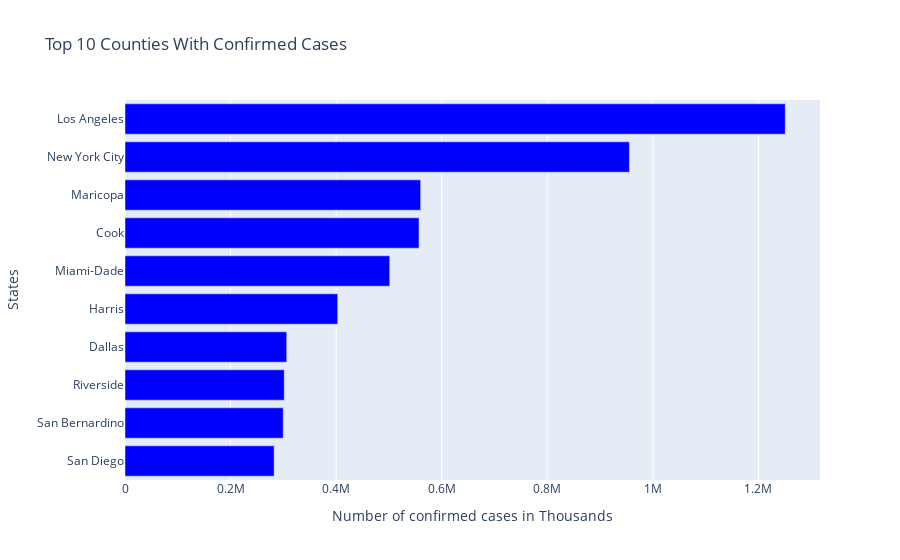

Notebook code for this chart:
### Code cell
top_10_confirmed_states = cases.sort_values('cases', ascending=False)[:10]
horizontal_bar_chart(top_10_confirmed_states,top_10_confirmed_states.cases, top_10_confirmed_states.index,
            'Top 10 Counties With Confirmed Cases', 'Number of confirmed cases in Thousands','States','blue')

### Figure 1 — Plotly figure (JSON) as saved in the notebook; plotly's stock layout.template omitted (floating-point values rounded to 4 significant figures)
{"data": [{"alignmentgroup": "True", "hovertemplate": "Number of confirmed cases in Thousands=%{x}<br>States=%{y}<extra></extra>", "legendgroup": "", "marker": {"color": "blue", "pattern": {"shape": ""}}, "name": "", "offsetgroup": "", "orientation": "h", "showlegend": false, "textposition": "auto", "type": "bar", "x": [1250908, 955649, 560181, 557001, 501540, 403019, 306417, 301706, 299763, 282562], "xaxis": "x", "y": ["Los Angeles", "New York City", "Maricopa", "Cook", "Miami-Dade", "Harris", "Dallas", "Riverside", "San Bernardino", "San Diego"], "yaxis": "y"}], "layout": {"autosize": true, "barmode": "relative", "legend": {"tracegroupgap": 0}, "title": {"text": "Top 10 Counties With Confirmed Cases"}, "xaxis": {"anchor": "y", "autorange": true, "domain": [0, 1], "range": [0, 1317000.0], "title": {"text": "Number of confirmed cases in Thousands"}, "type": "linear"}, "yaxis": {"anchor": "x", "autorange": true, "categoryorder": "total ascending", "domain": [0, 1], "range": [-0.5, 9.5], "title": {"text": "States"}, "type": "category"}}}
